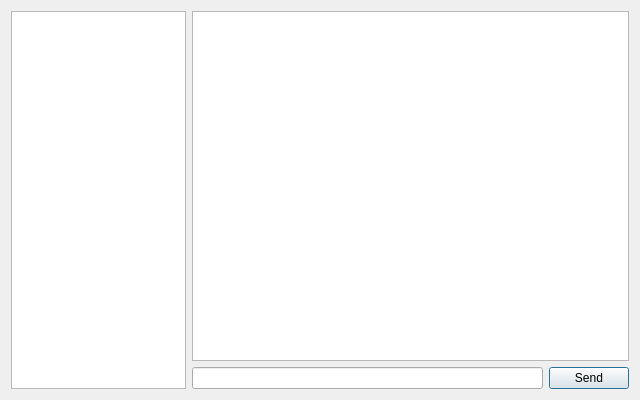
<?xml version="1.0" encoding="UTF-8"?>
<ui version="4.0">
 <class>LobbyDialog</class>
 <widget class="QDialog" name="LobbyDialog">
  <property name="geometry">
   <rect>
    <x>0</x>
    <y>0</y>
    <width>640</width>
    <height>400</height>
   </rect>
  </property>
  <property name="windowTitle">
   <string>Dialog</string>
  </property>
  <layout class="QGridLayout" name="gridLayout">
   <item row="0" column="0" rowspan="2">
    <widget class="QListView" name="lvUsers">
     <property name="maximumSize">
      <size>
       <width>175</width>
       <height>16777215</height>
      </size>
     </property>
    </widget>
   </item>
   <item row="1" column="1">
    <widget class="QLineEdit" name="leMessage"/>
   </item>
   <item row="1" column="2">
    <widget class="QPushButton" name="pbSend">
     <property name="text">
      <string>Send</string>
     </property>
    </widget>
   </item>
   <item row="0" column="1" colspan="2">
    <widget class="QTextEdit" name="teHistory"/>
   </item>
  </layout>
 </widget>
 <resources/>
 <connections/>
</ui>
